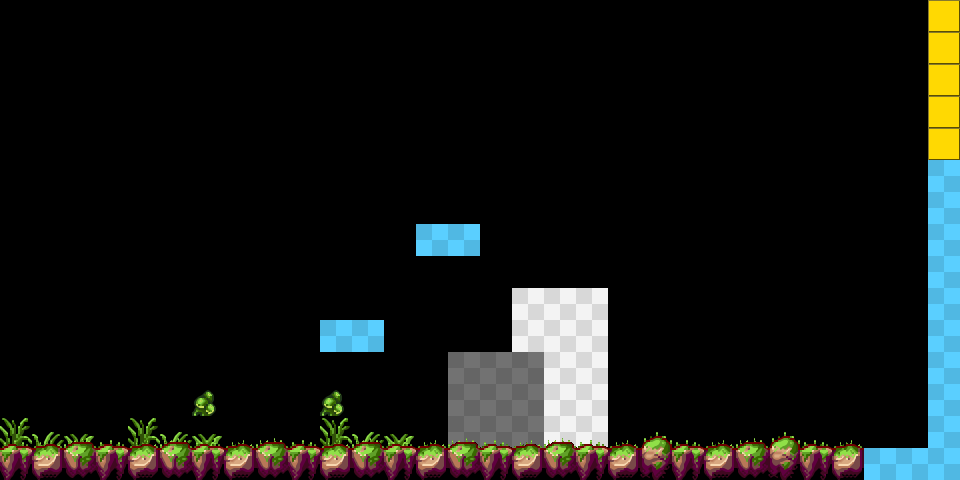

This is a level from a 2D game, rendered from its Tiled map with the project's own tilesets. A one-line summary and the map file follow, with tile-layer data summarised:
An orthogonal 30x15 tile map with 32x32 px tiles, 3 tile layers (collision, tilemap-bg, tilemap-fg), 9 hidden layers not drawn, 3 tilesets and 1 object (invoke).

<map version="1.0" orientation="orthogonal" renderorder="right-down" width="30" height="15" tilewidth="32" tileheight="32" nextobjectid="15">
 <tileset firstgid="1" name="collision" tilewidth="32" tileheight="32" tilecount="8">
  <image source="../tilesets/collision.png" width="256" height="32" />
 </tileset>
 <tileset firstgid="9" name="debugtileset" tilewidth="32" tileheight="32" tilecount="84">
  <image source="../tilesets/debugtileset.png" width="448" height="192" />
 </tileset>
 <tileset firstgid="93" name="tilesetearth" tilewidth="32" tileheight="32" tilecount="432">
  <image source="../tilesets/tilesetearth.png" width="512" height="864" />
  <tile id="277">
   <properties>
    <property name="key" value="" />
   </properties>
  </tile>
  <tile id="278">
   <properties>
    <property name="key" value="" />
   </properties>
  </tile>
  <tile id="279">
   <properties>
    <property name="key" value="" />
   </properties>
  </tile>
  <tile id="293">
   <properties>
    <property name="key" value="" />
   </properties>
  </tile>
  <tile id="294">
   <properties>
    <property name="key" value="" />
   </properties>
  </tile>
  <tile id="295">
   <properties>
    <property name="key" value="" />
   </properties>
  </tile>
 </tileset>
 <imagelayer name="bg2" visible="0">
  <image source="../backgrounds/cloudsdistant.png" />
  <properties>
   <property name="parallax" value="0.9" />
  </properties>
 </imagelayer>
 <imagelayer name="Image Layer 3" x="728" y="40" visible="0">
  <image source="../backgrounds/rain.png" />
  <properties>
   <property name="parallax" value="0.7" />
   <property name="vectorX" value="-6" />
   <property name="vectorY" value="12" />
  </properties>
 </imagelayer>
 <imagelayer name="bg1" x="3" y="1" visible="0">
  <image source="../backgrounds/rain.png" />
  <properties>
   <property name="parallax" value="0.5" />
   <property name="vectorX" value="-6" />
   <property name="vectorY" value="12" />
  </properties>
 </imagelayer>
 <layer name="collision" width="30" height="15">
  <data>[450 cells, 54 non-empty, 2 distinct tile ids]</data>
 </layer>
 <layer name="tilemap-bg" width="30" height="15">
  <data>[450 cells, 54 non-empty, 6 distinct tile ids]</data>
 </layer>
 <layer name="tilemap-fg" width="30" height="15">
  <data>[450 cells, 68 non-empty, 10 distinct tile ids]</data>
 </layer>
 <objectgroup name="objects" />
 <imagelayer name="Copy of bg1" visible="0">
  <image source="../backgrounds/rain.png" />
  <properties>
   <property name="parallax" value="1.2" />
   <property name="vectorX" value="-6" />
   <property name="vectorY" value="12" />
  </properties>
 </imagelayer>
 <imagelayer name="Copy of Copy of bg1" visible="0">
  <image source="../backgrounds/rain.png" />
  <properties>
   <property name="parallax" value="2" />
   <property name="vectorX" value="-6" />
   <property name="vectorY" value="12" />
  </properties>
 </imagelayer>
 <imagelayer name="Copy of Copy of bg1" visible="0">
  <image source="../backgrounds/cloudsbg.png" />
  <properties>
   <property name="parallax" value="0.7" />
   <property name="vectorX" value="-0.1" />
   <property name="vectorY" value="" />
  </properties>
 </imagelayer>
 <imagelayer name="Copy of Copy of Copy of bg1" visible="0">
  <image source="../backgrounds/cloudssmall.png" />
  <properties>
   <property name="parallax" value="0.8" />
   <property name="vectorX" value="-0.1" />
   <property name="vectorY" value="" />
  </properties>
 </imagelayer>
 <imagelayer name="Copy of Copy of Copy of Copy of bg1" visible="0">
  <image source="../backgrounds/cloudsbg.png" />
  <properties>
   <property name="parallax" value="1.1" />
   <property name="vectorX" value="-0.1" />
   <property name="vectorY" value="" />
  </properties>
 </imagelayer>
 <imagelayer name="Copy of Copy of Copy of Copy of Copy of bg1" visible="0">
  <image source="../backgrounds/cloudsbg.png" />
  <properties>
   <property name="parallax" value="2" />
   <property name="vectorX" value="-0.1" />
   <property name="vectorY" value="" />
  </properties>
 </imagelayer>
 <objectgroup name="portals">
  <object id="10" name="leftroom" type="invoke" x="-120" y="-160" width="120" height="640">
   <properties>
    <property name="direction" value="left" />
    <property name="room" value="centralroom" />
   </properties>
  </object>
 </objectgroup>
</map>